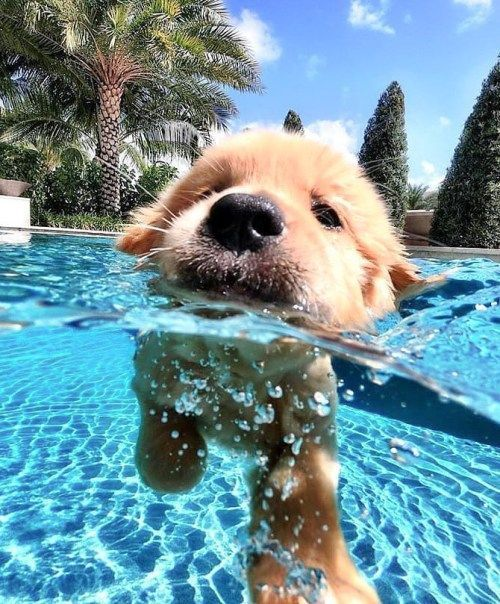
#> input picture Dog.jfif, 500 x 604 px, given in place of Dog.png, which was not available
$ python image_processing.py
#> lines starting #> are read from the running program, lines starting #| are printed output that depends on the picture; pictures that were not available may be replaced by others from this repository, and a replacement may not be noted
# image_processing.ipynb
# Automatically generated by Colaboratory.
# Original file is located at
# https://colab.research.google.com/drive/1VXp_VGdWLHIVw2v6hfUVaD449ufvV9m7

import cv2
import numpy as np
from google.colab.patches import cv2_imshow
import matplotlib.pyplot as plt

img = cv2.imread("/content/Dog.png")
#> img is the input picture: shape (604, 500, 3); mean B, G, R 158.4, 148.7, 110.7

plt.imshow(img)

type(img)

img.shape

cv2_imshow(img)

img_gray  =  cv2.cvtColor(img,cv2.COLOR_BGR2GRAY)

cv2_imshow(img_gray)

re_image = cv2.resize(img_gray,(300,400))  # Resize the image
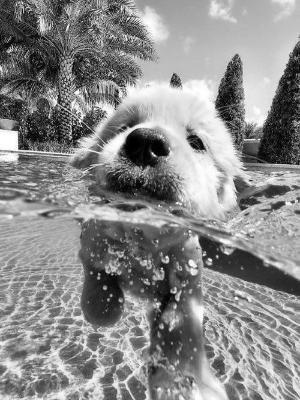
#> re_image: shape (400, 300); min 0, max 255, mean 138.3

# [4 lines of commented-out code are left out]

imgBlue = img[ : , : , 0 ]
imgGreen = img[ : , : , 1]
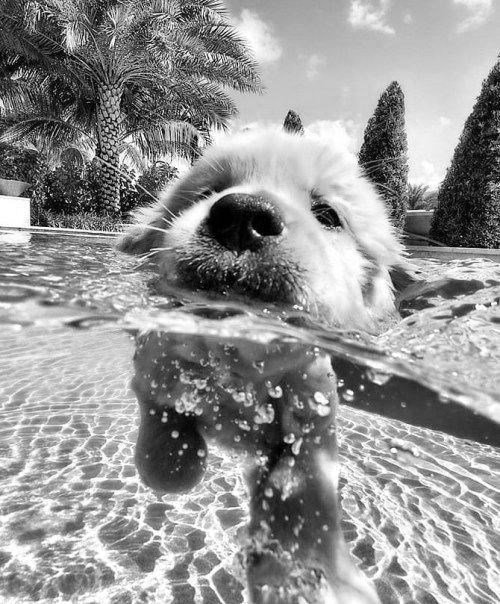
#> imgGreen: shape (604, 500); min 0, max 255, mean 148.7
imgRed = img[ : , : , 2]
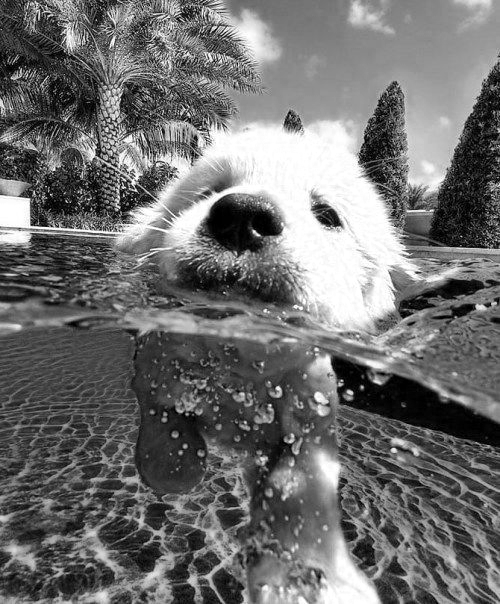
#> imgRed: shape (604, 500); min 0, max 255, mean 110.7

new_img = np.hstack((imgBlue, imgGreen, imgRed))
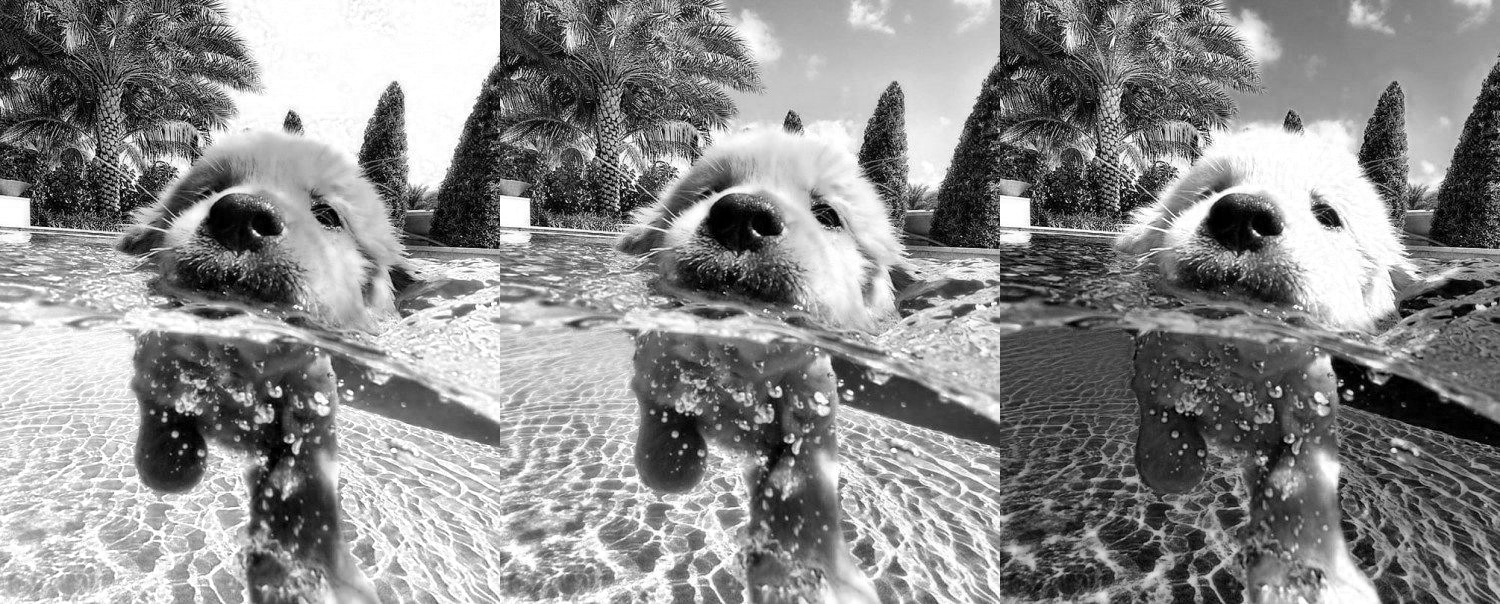
#> new_img: shape (604, 1500); min 0, max 255, mean 139.2

cv2_imshow(new_img)

re_img = cv2.resize(img,(256,256))
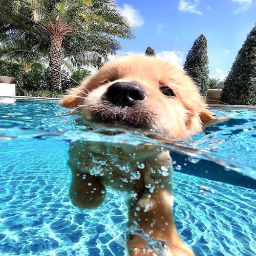
#> re_img: shape (256, 256, 3); mean B, G, R 158.3, 148.5, 110.6

cv2_imshow(re_img)

img_flip = cv2.flip(img, -1)
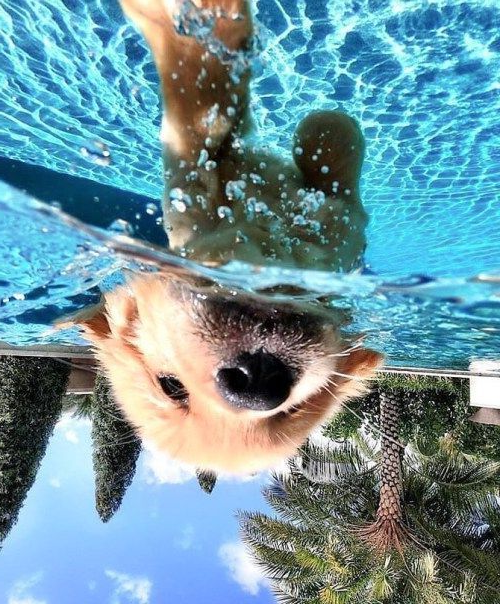
#> img_flip: shape (604, 500, 3); mean B, G, R 158.4, 148.7, 110.7
cv2_imshow(img_flip)

img_crop = img[0:200, 0:300]
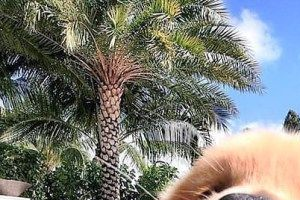
#> img_crop: shape (200, 300, 3); mean B, G, R 117.5, 123.9, 121.9
cv2_imshow(img_crop)

$ run again, with garden.webp saved as Dog.jfif
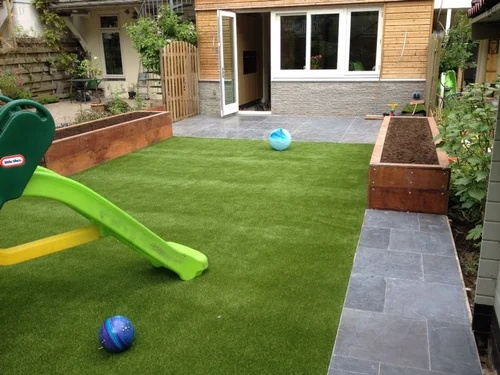
#> input picture garden.webp, 500 x 375 px, given in place of Dog.png, which was not available
#> img is the input picture: shape (375, 500, 3); mean B, G, R 76.6, 119.6, 113.5
#> `img_flip = cv2.flip(img, -1)`:
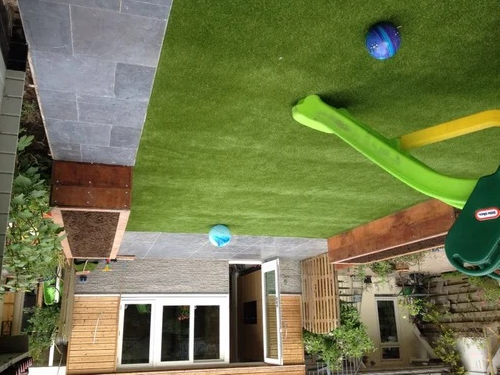
#> img_flip: shape (375, 500, 3); mean B, G, R 76.6, 119.6, 113.5
#> `img_crop = img[0:200, 0:300]`:
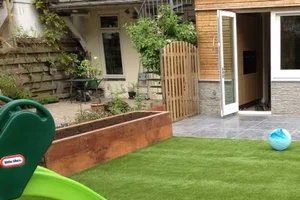
#> img_crop: shape (200, 300, 3); mean B, G, R 83.2, 122, 122.1
